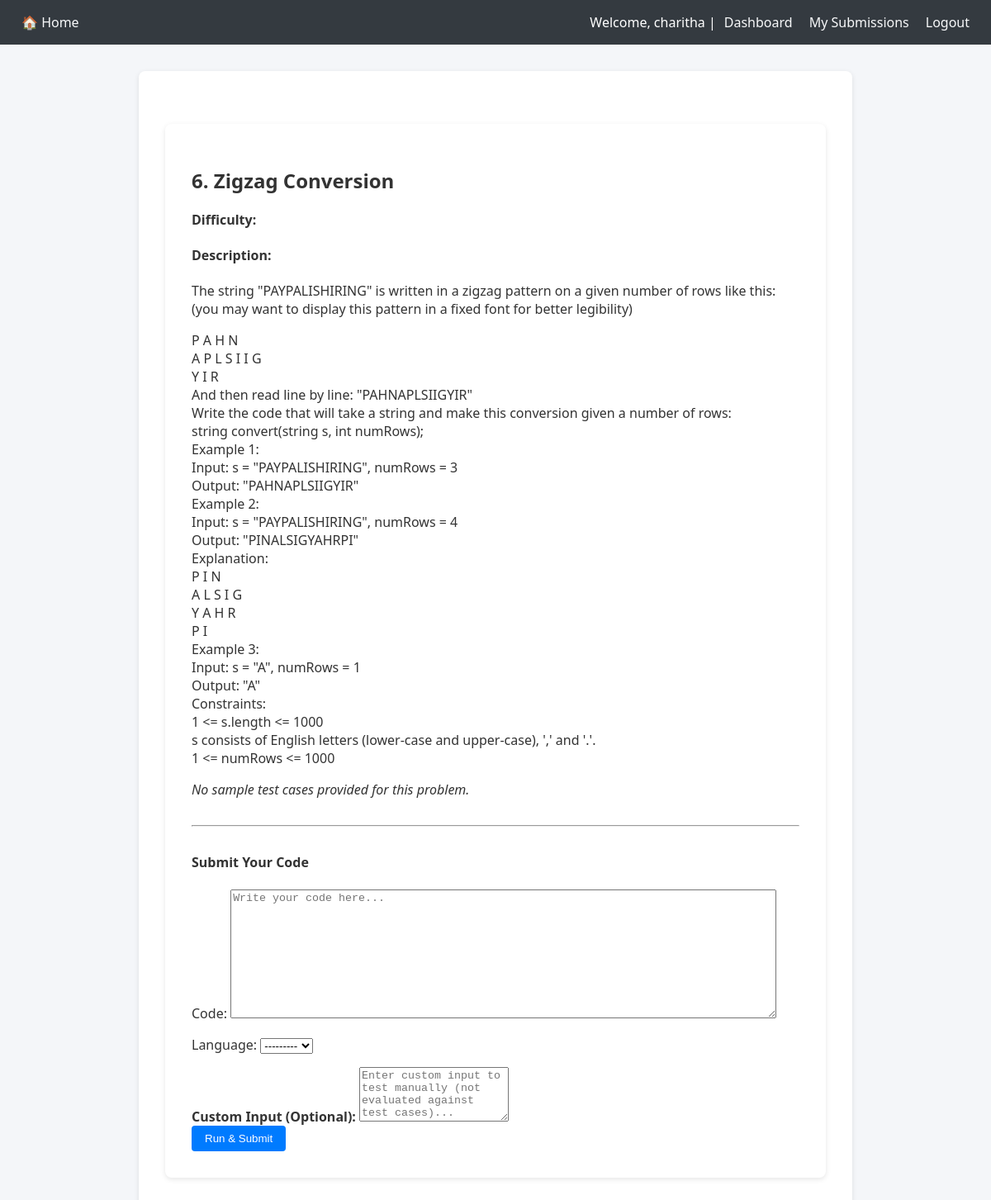
The page /problems/3/ (signed in) on the database its author committed.
### judge/models.py (models this page shows, shortened)
class Problem(models.Model):
    title = models.CharField(max_length=200)
    description = models.TextField()
    input_format = models.TextField(blank=True, null=True)
    output_format = models.TextField(blank=True, null=True)
    sample_input = models.TextField(blank=True, null=True)
    sample_output = models.TextField(blank=True, null=True)
    difficulty = models.CharField(max_length=50, default='Easy')
    created_at = models.DateTimeField(auto_now_add=True)
    test_results_json = models.TextField(blank=True, null=True)

### judge/views.py (the view)
# urls.py: path('problems/<int:pk>/', views.problem_detail, name='problem_detail'),
@login_required
def problem_detail(request, pk):
    problem = get_object_or_404(Problem, pk=pk)
    sample_tests = TestCase.objects.filter(problem=problem, is_hidden=False)
    previous_submissions = Submission.objects.filter(
        user=request.user, problem=problem
    ).order_by('-submitted_at')
    if request.method == "POST":
        form = SubmissionForm(request.POST)
        if form.is_valid():
            custom_input = request.POST.get('custom_input', '')
            submission = form.save(commit=False)
            submission.user = request.user
            submission.problem = problem
            submission.verdict = 'Pending'
            submission.save()
            if custom_input.strip():
                out, err = run_code(submission.code, submission.language, custom_input)
                submission.output = out
                submission.error = err
                submission.verdict = "Accepted" if not err else "Runtime Error"
                submission.save()
                return redirect('submission_detail', submission_id=submission.pk)
            else:
                test_cases = TestCase.objects.filter(problem=problem)
                all_test_results = []
                all_passed = True
                encountered_runtime_error = False
                for case in test_cases:
                    input_data = case.input_data
                    expected_output = case.expected_output.strip()
                    output, error = run_code(submission.code, submission.language, input_data)
                    if error:
                        all_passed = False
                        encountered_runtime_error = True
                        all_test_results.append({
                            "input": input_data,
                            "expected": expected_output,
                            "output": error,
                            "passed": False,
                            "error": True
                        })
                        break
                    output = output.strip()
                    passed = output == expected_output
                    all_test_results.append({
                        "input": input_data,
                        "expected": expected_output,
                        "output": output,
                        "passed": passed
                    })
                    if not passed:
                        all_passed = False
                submission.test_results_json = json.dumps(all_test_results, indent=2)
                if encountered_runtime_error:
                    submission.verdict = 'Runtime Error'
                    submission.error = all_test_results[-1]["output"]
                elif all_passed:
                    submission.verdict = 'Accepted'
                else:
                    submission.verdict = 'Wrong Answer'
                submission.output = '\n'.join(
                    [r["output"] for r in all_test_results if not r.get("error")]
                )
                submission.save()
                return redirect('submission_detail', submission_id=submission.pk)
    else:
        form = SubmissionForm()
    return render(request, 'judge/problem_detail.html', {
        'problem': problem,
        'form': form,
        'sample_tests': sample_tests,     # <-- matches template name
        'submission': None,
        'previous_submissions': previous_submissions,
    })

### judge/forms.py
class SubmissionForm(forms.ModelForm):
    class Meta:
        model = Submission
        fields = ['code', 'language']
        widgets = {
            'code': forms.Textarea(attrs={'rows': 10, 'cols': 80, 'placeholder': 'Write your code here...'}),
        }

### judge/templates/judge/problem_detail.html (shortened to what this page needs)
{% extends 'judge/base.html' %}
{% load static %}
{% block content %}
<div class="container mt-4">
  <h2>{{ problem.title }}</h2>
  <p><strong>Difficulty:</strong> {{ problem.get_difficulty_display }}</p>
  <h4>Description:</h4>
  <p>{{ problem.description|linebreaks }}</p>
  {% if sample_tests %}
    <h4>Sample Test Cases:</h4>
    {% for test in sample_tests %}
      <div class="card mb-2">
        <div class="card-body">
          <strong>Input:</strong>
          <pre class="mb-2">{{ test.input_data }}</pre>
          <strong>Expected Output:</strong>
          <pre class="mb-0">{{ test.expected_output }}</pre>
        </div>
      </div>
    {% endfor %}
  {% else %}
    <p><em>No sample test cases provided for this problem.</em></p>
  {% endif %}
  <hr>
  <h4>Submit Your Code</h4>
  <form method="POST" class="mb-3">
    {{ form.as_p }}
    <label for="custom_input"><strong>Custom Input (Optional):</strong></label>
    <textarea name="custom_input" class="form-control" rows="4"
      placeholder="Enter custom input to test manually (not evaluated against test cases)...">{{ request.POST.custom_input }}</textarea>
    <div class="mt-3">
      <button type="submit" class="btn btn-success">Run & Submit</button>
    </div>
  </form>
</div>
{% endblock %}

### judge/templates/judge/base.html (shortened to what this page needs)
<!DOCTYPE html>
<html>
<head>
</head>
<body>
    <nav>
        <div class="left">
            <a href="{% url 'home' %}">🏠 Home</a>
        </div>
        <div class="right">
            {% if user.is_authenticated %}
                <span>Welcome, {{ user.username }} |</span>
                <a href="{% url 'dashboard' %}">Dashboard</a>
                <a href="{% url 'my_submissions' %}">My Submissions</a>
                <a href="{% url 'logout' %}">Logout</a>
            {% else %}
                <a href="{% url 'login' %}">Login</a>
                <a href="{% url 'register' %}">Register</a>
            {% endif %}
        </div>
    </nav>
    <div class="container">
        {% block content %}{% endblock %}
    </div>
</body>
</html>

### judge/templates/judge/base.html (style rules this page uses)
body { font-family: 'Segoe UI', sans-serif; margin: 0; padding: 0; background-color: #f4f6f9; color: #333; }
nav { background-color: #343a40; padding: 1rem; color: white; display: flex; justify-content: space-between; align-items: center; }
nav .left, nav .right { display: flex; align-items: center; }
nav a { color: #f8f9fa; margin: 0 10px; text-decoration: none; }
.container { max-width: 800px; margin: 2rem auto; background: white; padding: 2rem; border-radius: 8px; box-shadow: 0 2px 6px rgba(0,0,0,0.1); }
button { padding: 0.5rem 1rem; background: #007bff; border: none; color: white; border-radius: 4px; cursor: pointer; }
hr { margin: 2rem 0; }

### rows shown on the page
Problem: title "6. Zigzag Conversion", description "The string \"PAYPALISHIRING\" is written in a zigzag pattern on a given number of rows like this: (you may want to display this pattern in a fixed font for better legibility) P A H N A P L S I I G Y I R And then read line by line: \"PAHNAPLSIIGYIR\" Write the code that will take a string and make this conversion given a number of rows: string convert(string s, int numRows); Example 1: Input: s = \"PAYPALISHIRING\", numRows = 3 Output: \"PAHNAPLSIIGYIR\" Example 2: Input: s = \"PAYPALISHIRING\", numRows = 4 Output: \"PINALSIGYAHRPI\" Explanation: P I N A L S I G Y A H R P I Example 3: Input: s = \"A\", numRows = 1 Output: \"A\" Constraints: 1 <= s.length <= 1000 s consists of English letters (lower-case and…"

### other values the page prints
{{ user.username }} "charitha"
